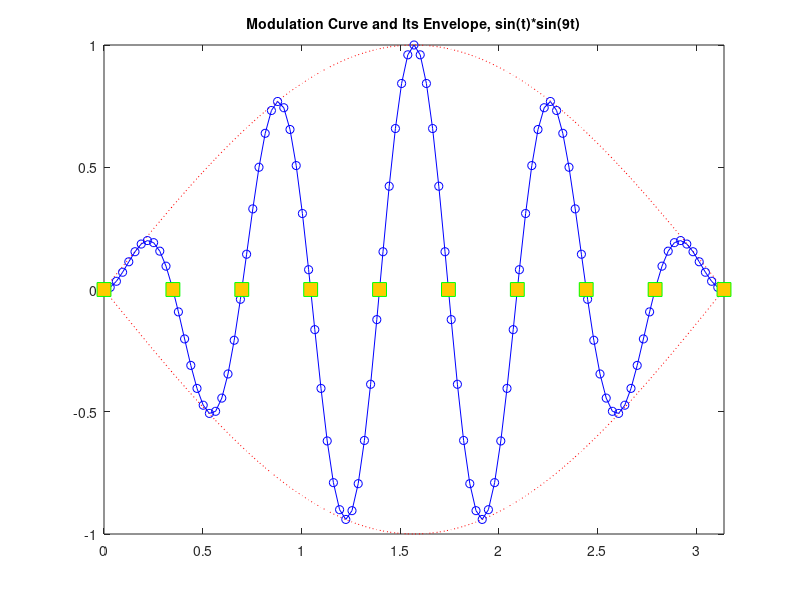

Here is the MATLAB script that generated this plot:
% 20130504 XY511 23:10
% AbrahamX @ NWPU
% Modulation curve & its envelope

t = (0: pi/100: pi)';  % Sampling points
y1 = sin(t) * [-1, 1];  % Envelope
y2 = sin(t) .* sin(9*t);  % Modulation
t3 = pi * (0:9)/9;  % Smapling points, for y3
y3 = sin(t3) .* sin(9*t3);

% Plot
plot(t, y1, 'r:', t, y2, '-bo')
hold on
plot(t3, y3, 's', 'MarkerSize', 10, 'MarkerEdgeColor', [0,1,0], ...
  'MarkerFaceColor', [1,0.8,0])
axis([0, pi, -1, 1])  % My name is Axis. Not N'xis
title('\fontsize{14}Modulation Curve and Its Envelope, sin(t)*sin(9t)')
hold off

% A more compressed command would be like this:
% plot(t, y1, 'r:', t, y2, '-bo', t3, y3, 's', 'MarkerSize', 10, ...
%   'MarkerEdgeColor', [0,1,0], 'MarkerFaceColor', [1,0.8,0])


% Comment: Life is a bitch. Why not fuck it till explode.
% I am leading a life the same as what I will face, say in few months.
% Please just call me, Software Engineer.
% So glad to have bought a nice keyboard, or I would die from Sucker.